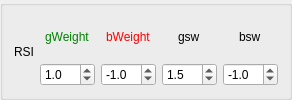
                                <widget class="QGroupBox" name="groupBox_12">
                                    <property name="title">
                                        <string/>
                                    </property>
                                    <layout class="QHBoxLayout" name="horizontalLayout_19">
                                        <item alignment="Qt::AlignHCenter">
                                            <widget class="QLabel" name="label_81">
                                                <property name="text">
                                                    <string>RSI</string>
                                                </property>
                                            </widget>
                                        </item>
                                        <item>
                                            <layout class="QVBoxLayout" name="verticalLayout_67">
                                                <item alignment="Qt::AlignHCenter">
                                                    <widget class="QLabel" name="label_82">
                                                        <property name="toolTip">
                                                            <string>&lt;html&gt;&lt;head/&gt;&lt;body&gt;&lt;p&gt;points
                                                                added to score when this is good&lt;/p&gt;&lt;/body&gt;&lt;/html&gt;
                                                            </string>
                                                        </property>
                                                        <property name="styleSheet">
                                                            <string notr="true">color: green</string>
                                                        </property>
                                                        <property name="text">
                                                            <string>gWeight</string>
                                                        </property>
                                                    </widget>
                                                </item>
                                                <item>
                                                    <widget class="QDoubleSpinBox" name="doubleSpinBox_65">
                                                        <property name="decimals">
                                                            <number>1</number>
                                                        </property>
                                                        <property name="minimum">
                                                            <double>-10.000000000000000</double>
                                                        </property>
                                                        <property name="maximum">
                                                            <double>10.000000000000000</double>
                                                        </property>
                                                        <property name="value">
                                                            <double>1.000000000000000</double>
                                                        </property>
                                                    </widget>
                                                </item>
                                            </layout>
                                        </item>
                                        <item>
                                            <layout class="QVBoxLayout" name="verticalLayout_68">
                                                <item alignment="Qt::AlignHCenter">
                                                    <widget class="QLabel" name="label_83">
                                                        <property name="toolTip">
                                                            <string>&lt;html&gt;&lt;head/&gt;&lt;body&gt;&lt;p&gt;points
                                                                added to score when this is bad&lt;/p&gt;&lt;/body&gt;&lt;/html&gt;
                                                            </string>
                                                        </property>
                                                        <property name="styleSheet">
                                                            <string notr="true">color: red</string>
                                                        </property>
                                                        <property name="text">
                                                            <string>bWeight</string>
                                                        </property>
                                                    </widget>
                                                </item>
                                                <item>
                                                    <widget class="QDoubleSpinBox" name="doubleSpinBox_66">
                                                        <property name="decimals">
                                                            <number>1</number>
                                                        </property>
                                                        <property name="minimum">
                                                            <double>-10.000000000000000</double>
                                                        </property>
                                                        <property name="maximum">
                                                            <double>10.000000000000000</double>
                                                        </property>
                                                        <property name="value">
                                                            <double>-1.000000000000000</double>
                                                        </property>
                                                    </widget>
                                                </item>
                                            </layout>
                                        </item>
                                        <item>
                                            <layout class="QVBoxLayout" name="verticalLayout_69">
                                                <item alignment="Qt::AlignHCenter">
                                                    <widget class="QLabel" name="label_84">
                                                        <property name="toolTip">
                                                            <string>&lt;html&gt;&lt;head/&gt;&lt;body&gt;&lt;p&gt;points
                                                                added to score when this is good but special (like macd
                                                                crossing up)&lt;/p&gt;&lt;/body&gt;&lt;/html&gt;
                                                            </string>
                                                        </property>
                                                        <property name="styleSheet">
                                                            <string notr="true">color: qradialgradient(spread:repeat,
                                                                cx:0.5, cy:0.5, radius:0.077, fx:0.5, fy:0.5, stop:0
                                                                rgba(19, 255, 0, 147), stop:0.497326 rgba(0, 0, 0, 147),
                                                                stop:1 rgba(0, 255, 113, 147));
                                                            </string>
                                                        </property>
                                                        <property name="text">
                                                            <string>gsw</string>
                                                        </property>
                                                    </widget>
                                                </item>
                                                <item>
                                                    <widget class="QDoubleSpinBox" name="doubleSpinBox_67">
                                                        <property name="decimals">
                                                            <number>1</number>
                                                        </property>
                                                        <property name="minimum">
                                                            <double>-10.000000000000000</double>
                                                        </property>
                                                        <property name="maximum">
                                                            <double>10.000000000000000</double>
                                                        </property>
                                                        <property name="value">
                                                            <double>1.500000000000000</double>
                                                        </property>
                                                    </widget>
                                                </item>
                                            </layout>
                                        </item>
                                        <item>
                                            <layout class="QVBoxLayout" name="verticalLayout_70">
                                                <item alignment="Qt::AlignHCenter">
                                                    <widget class="QLabel" name="label_85">
                                                        <property name="toolTip">
                                                            <string>&lt;html&gt;&lt;head/&gt;&lt;body&gt;&lt;p&gt;points
                                                                added to score when this is bad but special (like macd
                                                                crossing down)&lt;/p&gt;&lt;/body&gt;&lt;/html&gt;
                                                            </string>
                                                        </property>
                                                        <property name="styleSheet">
                                                            <string notr="true">color: qradialgradient(spread:repeat,
                                                                cx:0.5, cy:0.5, radius:0.077, fx:0.5, fy:0.5, stop:0
                                                                rgba(255, 0, 0, 147), stop:0.497537 rgba(58, 30, 30,
                                                                146), stop:1 rgba(255, 94, 0, 147));
                                                            </string>
                                                        </property>
                                                        <property name="text">
                                                            <string>bsw</string>
                                                        </property>
                                                    </widget>
                                                </item>
                                                <item>
                                                    <widget class="QDoubleSpinBox" name="doubleSpinBox_68">
                                                        <property name="decimals">
                                                            <number>1</number>
                                                        </property>
                                                        <property name="minimum">
                                                            <double>-10.000000000000000</double>
                                                        </property>
                                                        <property name="maximum">
                                                            <double>10.000000000000000</double>
                                                        </property>
                                                        <property name="value">
                                                            <double>-1.000000000000000</double>
                                                        </property>
                                                    </widget>
                                                </item>
                                            </layout>
                                        </item>
                                    </layout>
                                </widget>
